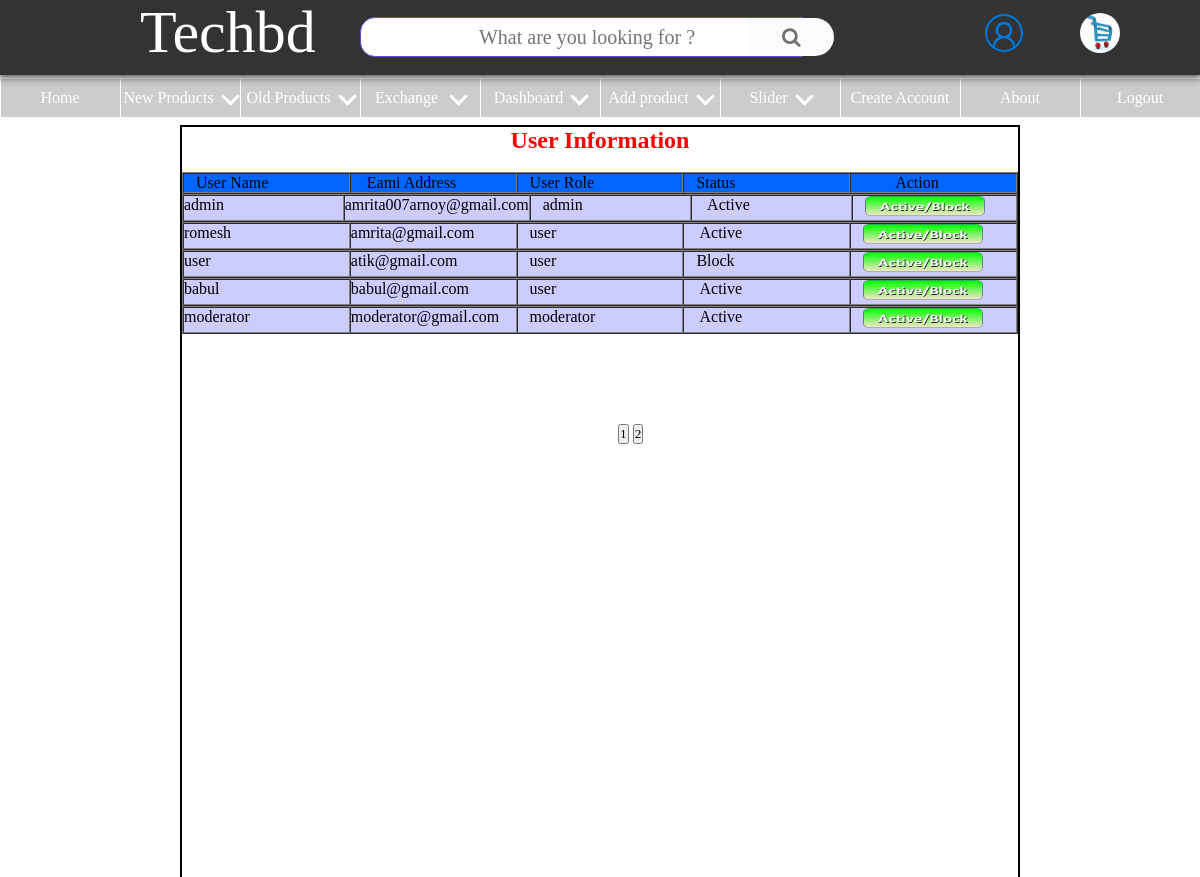
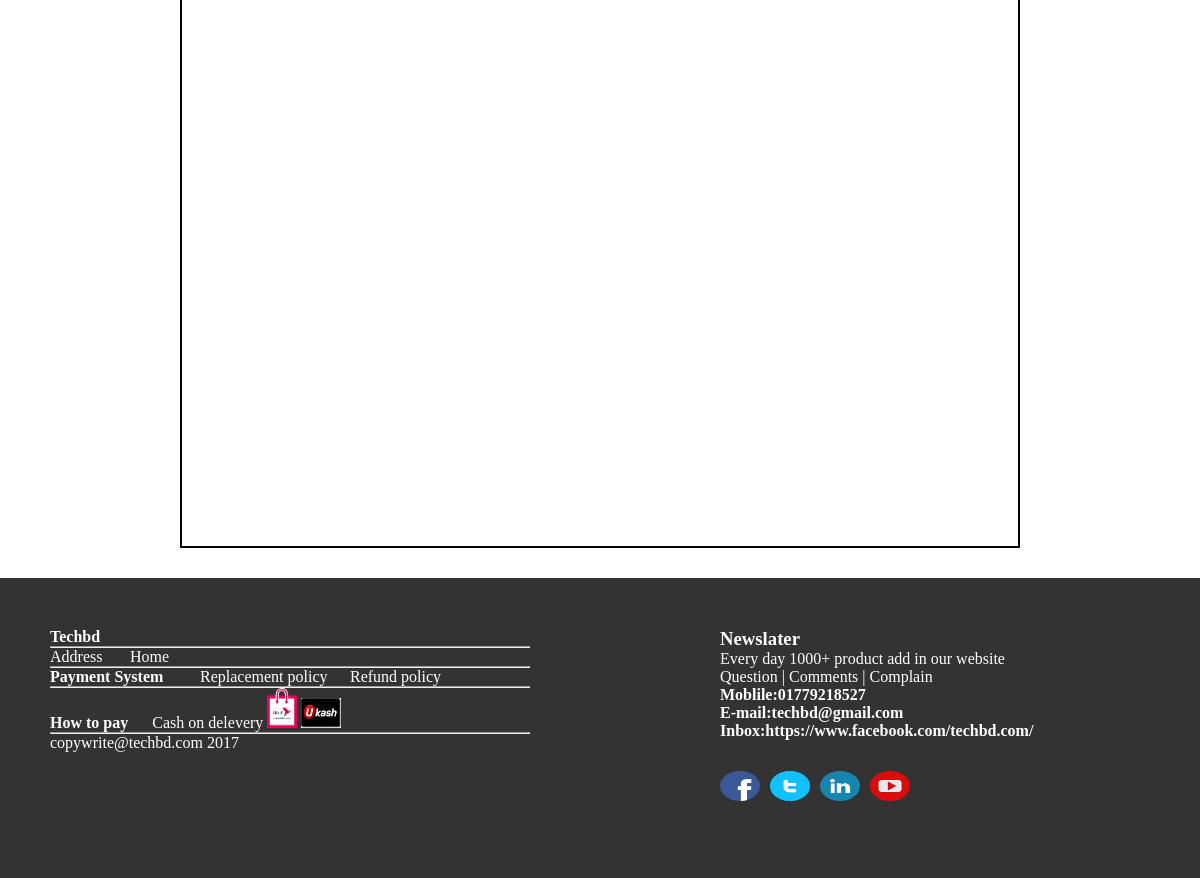
Screenshot of /admin/userinfo.php with the database file from the repository (2 pictures, top to bottom).
### tables this page shows
CREATE TABLE `userinfo` (
  `cu_id` int(20) NOT NULL,
  `username` varchar(20) NOT NULL,
  `email` varchar(50) NOT NULL,
  `role` varchar(15) NOT NULL,
  `password` varchar(50) NOT NULL,
  `mobile` varchar(20) NOT NULL,
  `address` varchar(200) NOT NULL,
  `gender` varchar(50) NOT NULL,
  `status` varchar(10) NOT NULL
);

### admin/userinfo.php (the view, shortened to what this page needs)
<!DOCTYPE HTML PUBLIC "-//W3C//DTD HTML 4.01//EN" "http://www.w3.org/TR/html4/strict.dtd">
<html lang="en">
<head>
<link rel="stylesheet" href="https://cdnjs.cloudflare.com/ajax/libs/font-awesome/4.6.3/css/font-awesome.min.css">
<link rel="stylesheet" href="../search/style5.css" type="text/css">
<link rel="stylesheet" type="text/css" href="../style.css">
</head>
<body>
<div id="container1">
<header>
 <?php
			include('../search/head.php');
		?>
</header>
<?php
			include('../menu/admin.php');
		?>
<div id="display3">
<center><h2 style="color:red";>User Information</h2></center>
<br>
<?php
$page=0;
$show=5;
$res = mysql_query("SELECT * FROM userinfo limit $page,$show");
echo'<table width="100%" border=".5px" bgcolor="#0066FF" cellspacing="0" cellpadding="6">
<tr>
<td width="20%" valign="top"> &nbsp;&nbsp;&nbsp;User  Name</td>
<td width="20%" valign="top"> &nbsp;&nbsp;&nbsp; Eami Address</td>
<td width="20%" valign="top"> &nbsp;&nbsp;&nbsp;User Role  </td>
<td width="20%" valign="top"> &nbsp;&nbsp;&nbsp;Status	</td>
<td width="20%" valign="top"> &nbsp;&nbsp;&nbsp; &nbsp;&nbsp;&nbsp; &nbsp;&nbsp;&nbsp;Action</td>
</tr></table>';
while($row=mysql_fetch_array($res))
{
$id= $row['cu_id'];
$name= $row['username'];
$email=$row['email'];
$role=$row['role'];
$status=$row['status'];
if($status==1){
	$status=" Active";
}
else{
	$status= "Block";
}
 ?>
   <?php echo' <table width="100%" bgcolor="#CCCCFF" border=".5px" cellspacing="0" cellpadding="6">
<tr>
	<td width="20%" valign="top">'.$name.'</td>
 	<td width="20%" valign="top">'.$email.' </td>
	<td width="20%" valign="top"> &nbsp;&nbsp;&nbsp;'.$role.' </td>
	<td width="20%" valign="top"> &nbsp;&nbsp;&nbsp;'.$status.' </td>
   <td width="20%" valign="top"><a href="action.php?id='.$id.'"style="color:red;"> &nbsp;&nbsp;&nbsp;<input type="image" src="../image/button_active-block.png" width="120px" height="20px" onclick="return del()"> </td></a>
</tr>
</table>
';?>
    <?php
}
$res1 = mysql_query("SELECT * FROM userinfo");
$count=mysql_num_rows($res1);
$a=$count/$show;
$a=ceil($a);
echo "<br><br><br><br><br>";
?>
<form method="post">
<?php
for($b=1;$b<=$a;$b++)
{
 ?>
    <input type="submit" value="<?php echo $b;?>" name="page">
    <?php
}?>
</div>
</div>
<div id="footer1">
<?php
			include('../footer/footer.php');
		?>
</div>
</body>
</html>

### search/head.php (shortened to what this page needs)
<div id="headdown">
	<div class="logo"><a href="home.php">Techbd</a></div>
		<div class="srbox">
			<form action="../user/search.php" method="get">
			  <div class="bk">
              	<input type="text" onKeyUp="fx(this.value)" autocomplete="off" name="search" id="search" class="textbox" placeholder="What are you looking for ?" tabindex="1">
				<button type="button" class="textbox-clr" id="textbox-clr" onClick="lightbg_clr()()"></button>
				<button type="submit" class="query-submit" tabindex="2"><i class="fa fa-search" style="color:#727272; font-size:20px"></i></button>
   	  		  </div>
			</form>
		</div>
	<div class="acount">
		<a href="../user/order.php"><img src="../image/cart-icon.jpg" style="width:40px;height:40px; border-radius:50%" />
</a>
	</div>
    	<div class="cart">
			<a href="../login/login.php"><img src="../image/Microsoft_Account.svg.png" width="40px" height="40px" /></a>
		</div>
</div>

### menu/admin.php (shortened to what this page needs)
<div id="menu">
<ul class="main-menu">
			<li><a href="../home.php">Home</a></li>
			<li class="sub-menu sub-menu-1"><a href="#">New Products</a>
			</li>
     <li class="sub-menu sub-menu-1"><a href="#">Old Products</a>
			</li>
	<li class="sub-menu sub-menu-1"><a href="#">Exchange </a>
			</li>
      <li class="sub-menu sub-menu-1"><a href="#">Dashboard</a>
			</li>  <li class="sub-menu sub-menu-1"><a href="#">Add product</a>
			</li>
             <li class="sub-menu sub-menu-1"><a href="#">Slider</a>
			</li>
    <li><a href="../db/signup_ad.php">Create Account</a></li>
	<li><a href="../f_page/about.php">About</a></li>
    <li><a href="../login/logout.php"">Logout</a></li>
</ul>
</div>

### footer/footer.php
<div id="pt1">
<b>Techbd </b><hr> &nbsp;&nbsp;&nbsp;&nbsp; <div id="f1"><p><a href="../f_page/address.php">Address</a> </div><div id="f2"><a href="../home.php"> Home </a></div>
<hr />
<b>Payment System </b> &nbsp;&nbsp;&nbsp;&nbsp <div id="f4"><a href="../f_page/replace&refund.php">Replacement policy</a> </div><div id="f5"> <a href="../f_page/replace&refund.php">Refund policy</a></div>
<hr />
<b>How to pay </b> &nbsp;&nbsp;&nbsp;&nbsp Cash on delevery <img src="../image/bkash_logo.png" id="pay" width="30px" height="40px" />
 <img src="../image/120716173707_UKashLogo2.jpg" id="pay" width="40px" height="30px" />
<br /><hr />
<p>copywrite@techbd.com 2017</p>
</div>
<div id="pr2">
<h3>Newslater</h3>
<p>Every day 1000+ product add in our website</p>
<p>Question | Comments | Complain</p>
<p><b>Moblile:01779218527</b></p>
<p><b>E-mail:techbd@gmail.com</b></p>
<p><a href="https://www.facebook.com/techbdcom-307315119754596/"><b>Inbox:https://www.facebook.com/techbd.com/</b></a></p>
<div id="fb">
<a href="https://www.facebook.com/techbdcom-307315119754596/"><img src="../image/Facebook_Home_logo_old.svg.png"  width="40px" height="30px" /></a>
</div>
<div id="tw">
<a href="https://twitter.com/"><img src="../image/Twitter.png" width="40px" height="30px" /></a>
</div>
<div id="lkd">
<a href="https://www.linkedin.com/"><img src="../image/Linkedin_circle.svg_.png" width="40px" height="30px" /></a>
</div>
<div id="ut">
<a href="https://www.youtube.com/"><img src="../image/youtube-icon-logo-05A29977FC-seeklogo.com.png" width="40px" height="30px" /></a>
</div>
</div>

### search/style5.css (style rules this page uses)
body { font-family: 'Rubik', sans-serif; background:#BBBBBB; }
header { width:100%; height:75px; background:#333; box-shadow:0px 0px 8px 2px #333; position:fixed; z-index:99999; top:0px; left:0px; }
.logo { width:181px; height:61px; position:relative; top:5px; left:10%; float:left; }
.logo a { text-decoration:none; color:#fff; font-size:60px; margin:0px 20px; line-height:0.9em; }
.srbox { width:60%; height:70px; float:left; margin-left:30%; margin-top:4px; position:absolute; }
.textbox { border-radius: 4px 0px 0px 4px; background-color:#fff; float:left; border:none; height:18px; padding:1px 12px; font-size:15px; line-height: 1.42857; color:#000; width:65%; margin-top:13px; position:absolute; }
.query-submit { border-radius: 0px 20px 20px 0px; cursor:pointer; background:#fbfbfb; width:85px; padding:1px 6px; float:left; border:none; margin-top:14px; height:38px; position:absolute; margin-left:54%; }
.textbox-clr { cursor:pointer; background:#fff; width:20px; height:38px; float:left; border:none; margin-top:14px; text-align:center; position:absolute; margin-left:48%; }
.cart { float:left; margin-top:13px; margin-left:82%; position:absolute; }
.acount { margin-top:13px; float:left; position:absolute; margin-left:90%; }

### style.css (style rules this page uses)
* { margin:0; padding:0; list-style-type:none; font-family:"Times New Roman", Times, serif; }
.main-menu a { color:#FFF; text-decoration:none; }
#container1 { width:100%; height:1700px; background-color:#FFF; position:absolute; }
#search { width:60%; padding:10px; font-size:20px; border-radius:15px; position:absolute; text-align:center; border:1px solid #6e48de; }
#menu { width: 100%; height: 50px; top:58px; position:relative; }
.main-menu>li>a { display:block; padding:10px 0; color:#FFFF; text-decoration:none; }
.main-menu { display:flex; margin-top:20px; }
.main-menu>li { flex:1; text-align:center; padding:.5px ; }
.main-menu>li>a { background:#CCC; }
.main-menu>li:not(:first-child) { margin-left:0px; }
.sub-menu>a:after { content:""; width:10px; height:10px; display:inline-block; border-right:3px solid #fff; border-bottom:3px solid #fff; margin-left:10px; transform:rotate(45deg); position:relative; transition:5s transform ease; }
#footer1 { top: 1455px; width: 100%; height: 300px; position: absolute; background-color: #333; }
#pt1 { top:50px; width:40%; margin-left:50px; color:#FFF; position:absolute; }
#pr2 { top:50px; width:40%; margin-left:60%; color:#FFF; position:absolute; }
#display3 { top:125px; width:70%; height:1300px; background-color:#FFF; position:absolute; margin-left:15%; border:2px solid; display: inline-block; box-sizing:border-box; }
#fb { top: 143px; position: absolute; }
#tw { top: 143px; left: 50px; position: absolute; }
#lkd { top: 143px; left: 100px; position: absolute; }
#ut { top: 143px; left: 150px; position: absolute; }
#f1 { top: 20px; left: 0px; position: absolute; }
#f2 { top: 20px; left: 80px; position: absolute; }
#f4 { top: 40px; left: 150px; position: absolute; }
#f5 { top: 40px; left: 300px; position: absolute; }
a { display:block; color:#FFF; text-decoration:none; }

### rows the page displays
userinfo: username "admin", email "amrita007arnoy@gmail.com", role "admin", status "Active"
userinfo: username "romesh", email "amrita@gmail.com", role "user", status "Active"
userinfo: username "user", email "atik@gmail.com", role "user", status "Block"
userinfo: username "babul", email "babul@gmail.com", role "user", status "Active"
userinfo: username "moderator", email "moderator@gmail.com", role "moderator", status "Active"
